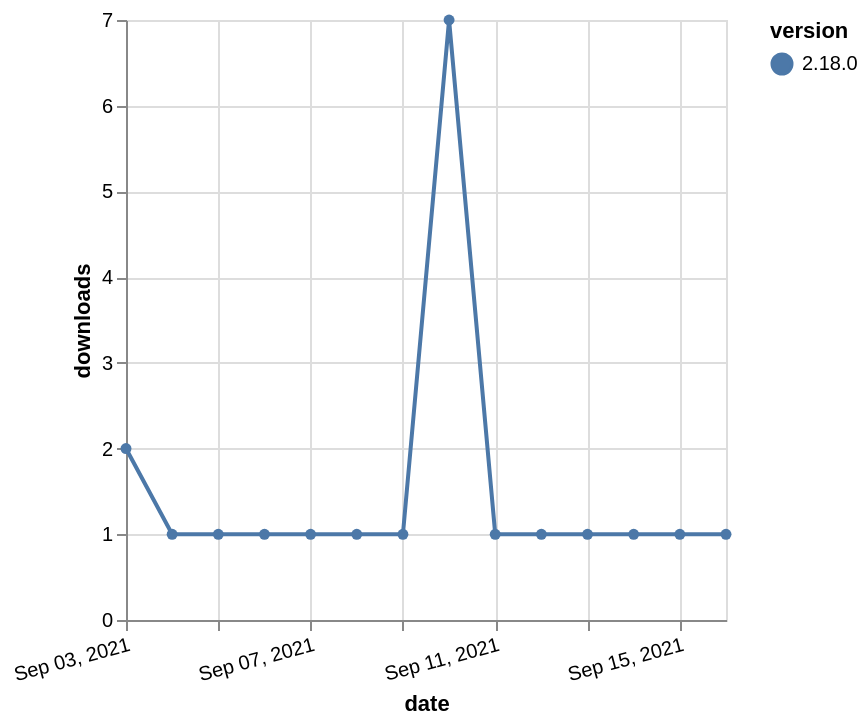

The specification (Vega-Lite) saved for this image:
### Vega-Lite specification from a JSON file in a GitHub repository (floating-point values rounded to 4 significant figures)
{"$schema": "https://vega.github.io/schema/vega-lite/v5.json", "description": "A simple bar chart with embedded data.", "data": {"values": [{"date": "2021-09-03", "total": 502, "delta": 2, "version": "2.18.0"}, {"date": "2021-09-04", "total": 503, "delta": 1, "version": "2.18.0"}, {"date": "2021-09-05", "total": 504, "delta": 1, "version": "2.18.0"}, {"date": "2021-09-06", "total": 505, "delta": 1, "version": "2.18.0"}, {"date": "2021-09-07", "total": 506, "delta": 1, "version": "2.18.0"}, {"date": "2021-09-08", "total": 507, "delta": 1, "version": "2.18.0"}, {"date": "2021-09-09", "total": 508, "delta": 1, "version": "2.18.0"}, {"date": "2021-09-10", "total": 515, "delta": 7, "version": "2.18.0"}, {"date": "2021-09-11", "total": 516, "delta": 1, "version": "2.18.0"}, {"date": "2021-09-12", "total": 517, "delta": 1, "version": "2.18.0"}, {"date": "2021-09-13", "total": 518, "delta": 1, "version": "2.18.0"}, {"date": "2021-09-14", "total": 519, "delta": 1, "version": "2.18.0"}, {"date": "2021-09-15", "total": 520, "delta": 1, "version": "2.18.0"}, {"date": "2021-09-16", "total": 521, "delta": 1, "version": "2.18.0"}]}, "width": "container", "mark": {"type": "line", "point": {"filled": true}}, "encoding": {"x": {"field": "date", "type": "temporal", "timeUnit": "yearmonthdate", "title": "date", "axis": {"labelAngle": -15}}, "y": {"field": "delta", "type": "quantitative", "title": "downloads"}, "color": {"field": "version", "type": "nominal"}, "tooltip": {"field": "delta"}}}
